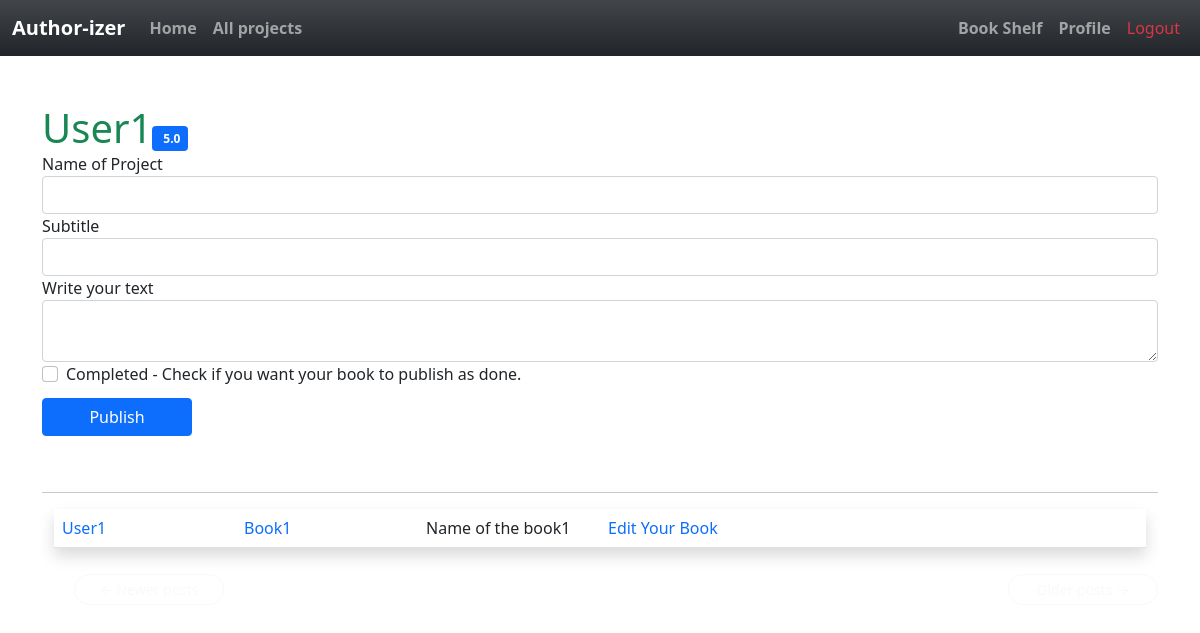
Before: /index (signed in) with the older database file.
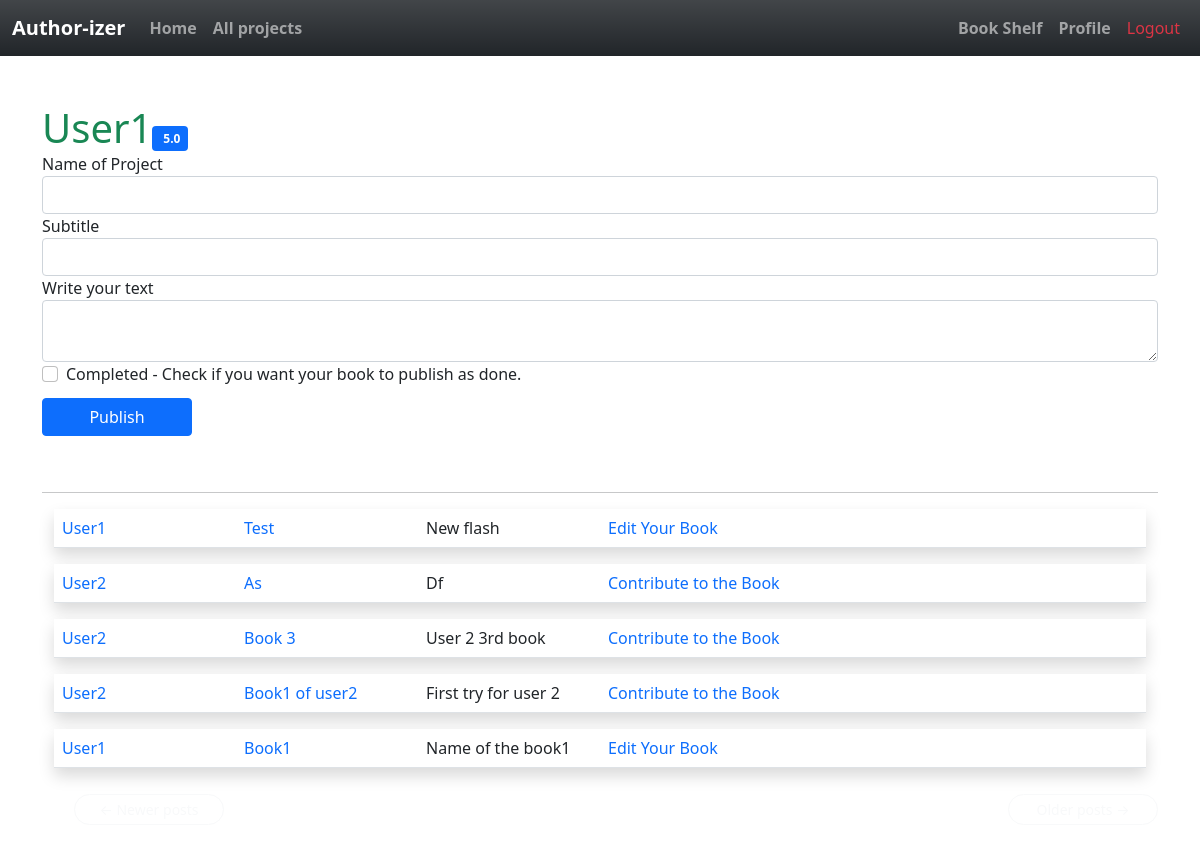
After: the same page with the newer database file.
### app/models.py (models this page shows, shortened)
class User(UserMixin, db.Model):
    id = db.Column(db.Integer, primary_key=True )
    username = db.Column(db.String(64), index=True, unique=True)
    email = db.Column(db.String(120), index=True, unique=True)
    password_hash = db.Column(db.String(128))
    posts = db.relationship('Post', backref='author', lazy='dynamic')
    about_me = db.Column(db.String(140))
    last_seen = db.Column(db.DateTime, default=datetime.utcnow)
    followed = db.relationship(
        'User', secondary=followers,
        primaryjoin=(followers.c.follower_id == id),
        secondaryjoin=(followers.c.followed_id == id),
        backref=db.backref('followers', lazy='dynamic'), lazy='dynamic')
    def followed_posts(self):
        followed = Post.query.join(
            followers, (followers.c.followed_id == Post.user_id)).filter(
                followers.c.follower_id == self.id)
        own = Post.query.filter_by(user_id=self.id)
        return followed.union(own).order_by(Post.timestamp.desc())

class SearchableMixin(object):
    @classmethod
    def before_commit(cls, session):
        session._changes = {
            'add': list(session.new),
            'update': list(session.dirty),
            'delete': list(session.deleted)
        }
    @classmethod
    def after_commit(cls, session):
        for obj in session._changes['add']:
            if isinstance(obj, SearchableMixin):
                add_to_index(obj.__tablename__, obj)
        for obj in session._changes['update']:
            if isinstance(obj, SearchableMixin):
                add_to_index(obj.__tablename__, obj)
        for obj in session._changes['delete']:
            if isinstance(obj, SearchableMixin):
                remove_from_index(obj.__tablename__, obj)
        session._changes = None

class Post(SearchableMixin, db.Model):
    __searchable__ = ['body']
    id = db.Column(db.Integer, primary_key=True)
    body = db.Column(db.Text)
    title= db.Column(db.String(140))
    subtitle=db.Column(db.String(200))
    timestamp = db.Column(db.DateTime, index=True, default=datetime.utcnow)
    user_id = db.Column(db.Integer, db.ForeignKey('user.id', ondelete="CASCADE"))
    contributes = db.relationship('Contribute', backref='contrib', lazy='dynamic')
    completed= db.Column(db.Boolean, default=False)

### app/routes.py (the view, shortened to what this page needs)
@app.route('/', methods=['GET', 'POST'])
@app.route('/index', methods=['GET', 'POST'])
@login_required
def index():
    form = PostForm()
    authorate= user_rating(current_user.username)
    page = request.args.get('page', 1, type=int)
    posts = current_user.followed_posts().paginate(
        page, app.config['POSTS_PER_PAGE'], False)
    next_url = url_for('index', page=posts.next_num) \
        if posts.has_next else None
    prev_url = url_for('index', page=posts.prev_num) \
        if posts.has_prev else None
    return render_template('index.html', title='Home', form=form,
                           posts=posts.items, next_url=next_url,
                           prev_url=prev_url, authorate=authorate)

### app/forms.py
class SearchForm(FlaskForm):
    q = StringField(('Search'), validators=[DataRequired()])
    def __init__(self, *args, **kwargs):
        if 'formdata' not in kwargs:
            kwargs['formdata'] = request.args
        if 'csrf_enabled' not in kwargs:
            kwargs['csrf_enabled'] = False
        super(SearchForm, self).__init__(*args, **kwargs)

class PostForm(FlaskForm):
    title= StringField('Name of Project', validators=[DataRequired(), Length(min=1, max=140)])
    subtitle= StringField('Subtitle', validators=[Length(min=0, max=200)])
    post = CKEditorField('Write your text', validators=[DataRequired()])
    completed=BooleanField("Completed - Check if you want your book to publish as done.")
    submit = SubmitField('Publish')

### app/models.py (called while the page is built)
@login.user_loader
def load_user(id):
    return User.query.get(int(id))

### app/rating.py (called while the page is built)
def user_rating(username):
    conts=[]
    contributes=Contribute.query.filter_by(contributor=username).all()
    num=len(contributes)
    for contribute in contributes:
        if contribute.accepted:
            conts.append(contribute)
    acc_len = len(conts)
    if num>0:
        rating=(acc_len*5)/num
        return round(rating,1)
    else:
        return 0

### app/routes.py (called while the page is built)
@app.before_request
def before_request():
    if current_user.is_authenticated:
        current_user.last_seen = datetime.utcnow()
        db.session.commit()
        g.search_form = SearchForm()

### app/templates/index.html (shortened to what this page needs)
{% extends "base.html" %}
{% import 'bootstrap/form.html' as wtf %}
{% block app_content %}
        <h1 class='text-success d-inline'>{{ current_user.username.capitalize() }}</h1><span class='badge bg-primary text-wrap d-inline'> {{authorate}} </span>
    {% if form %}
    {{ wtf.render_form(form) }}
    <br>
    <hr>
    {% endif %}
    {% for post in posts %}
        {%if post.completed!=1 %}
        {% include '_post.html' %}
        {%endif%}
    {% endfor %}
    <nav aria-label="...">
        <ul class="pager">
            <li class="btn-sm rounded-pill btn-outline-secondary{% if not prev_url %} btn btn-outline-light{% endif %}">
                <a type="button" class="btn-outline-light text-decoration-none" href="{{ prev_url or '#' }}">
                    <span aria-hidden="true">&larr;</span> Newer posts
                </a>
            </li>
            <li class="btn-sm rounded-pill btn-outline-secondary{% if not next_url %} btn btn-outline-light{% endif %} float-end">
                <a type="button" class="btn-outline-light text-decoration-none " href="{{ next_url or '#' }}">
                    Older posts <span aria-hidden="true">&rarr;</span>
                </a>
            </li>
        </ul>
    </nav>
{% endblock %}

### app/templates/base.html (shortened to what this page needs)
{% import "bootstrap/form.html" as wtf %}
{% from 'bootstrap/form.html' import render_form, render_field, render_form_row %}
{% from 'bootstrap/utils.html' import render_static, render_messages %}
<html lang="en">
<head>
{% block head %}
{% block styles %}
<link rel="stylesheet" href="{{ url_for('static', filename='style.css') }}">
<link href="https://cdn.jsdelivr.net/npm/bootstrap@5.1.3/dist/css/bootstrap.min.css" rel="stylesheet">
<link rel="stylesheet" href="https://cdn.jsdelivr.net/npm/bootstrap-icons@1.7.1/font/bootstrap-icons.css">
{% endblock %}
{% endblock %}
</head>
<body>
{% block navbar %}
<nav class="navbar navbar-expand-lg navbar-dark bg-dark bg-gradient">
    <div class="container-fluid">
      <a class="navbar-brand fw-bolder" href="{{ url_for('index') }}">Author-izer</a>
      <div class="collapse navbar-collapse" id="navbarSupportedContent">
        <ul class="navbar-nav me-auto mb-2 mb-lg-0">
          <li class="nav-item">
            <a class="nav-link fw-bolder" aria-current="page" href="{{ url_for('index') }}">Home</a>
          </li>
          <li class="nav-item ">
            <a class="nav-link fw-bolder" href="{{ url_for('explore') }}">All projects</a>
          </li>
        </ul>
        <ul class="navbar-nav  mb-2 mb-lg-0">
            <li class="nav-item"><a class="nav-link fw-bolder" href="{{ url_for('completed') }}">Book Shelf</a></li>
            {% if current_user.is_anonymous %}
            <li class="nav-item "><a class="nav-link  text-primary " href="{{ url_for('login') }}">Login</a></li>
            {% else %}
            <li class="nav-item "><a class="nav-link fw-bolder" href="{{ url_for('user', username=current_user.username) }}">Profile</a></li>
            <li class="nav-item "><a class="nav-link text-danger  " href="{{ url_for('logout') }}">Logout</a></li>
            {% endif %}
        </ul>
      </div>
    </div>
  </nav>
{% endblock %}
{% block content %}
    <div class="container mt-5">
        {% block app_content %}
        {% endblock %}
    </div>
{% endblock %}
</body>
</html>

### app/templates/_post.html (shortened to what this page needs)
<div class="container mt-3 ">
<table class="table table-hover ">
    <tr class=' shadow p-3 mb-5 bg-body '>
        <td class=" col-sm-2  ">
            <a class= "text-decoration-none" href="{{ url_for('user', username=post.author.username) }}">
                {{ post.author.username.capitalize() }}
            </a>
        </td>
        <td class="col-sm-2">
            <a class= "text-decoration-none" href="{{ url_for('read_post', id=post.id) }}">
            {{ post.title.capitalize() }}
            </a>
        </td>
        <td class="col-sm-2 ">
            {{ post.subtitle.capitalize() }}
        </td>
        <td class="col -sm-2">
            {%if post.author.username != current_user.username and not post.completed%}
                <a class= "text-decoration-none" href="{{ url_for('contribute', id=post.id)}}"> Contribute to the Book </a>
            {%elif not post.completed %}
                <a class= "text-decoration-none" href="{{url_for('edit_post' , id=post.id)}}"> Edit Your Book</a>
            {%endif %}
        </td>
        <td class="col-sm-2 ">
        </td>
    </tr>
</table>
</div>

### app/static/style.css (style rules this page uses)
.btn { margin-top: 10px; width:150px; }

Changed rows visible on the page:
added Post: author.username "User1", title "Test", subtitle "New flash"
now on this page (row unchanged): Post: author.username "User2", title "As", subtitle "Df"
now on this page (row unchanged): Post: author.username "User2", title "Book 3", subtitle "User 2 3rd book"
now on this page (row unchanged): Post: author.username "User2", title "Book1 of user2", subtitle "First try for user 2"
